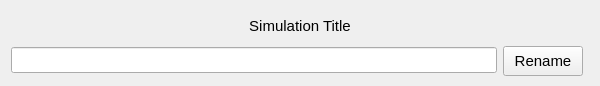
<?xml version="1.0" encoding="UTF-8"?>
<ui version="4.0">
 <class>RenameSimulation</class>
 <widget class="QWidget" name="RenameSimulation">
  <property name="geometry">
   <rect>
    <x>0</x>
    <y>0</y>
    <width>600</width>
    <height>86</height>
   </rect>
  </property>
  <property name="minimumSize">
   <size>
    <width>400</width>
    <height>86</height>
   </size>
  </property>
  <property name="maximumSize">
   <size>
    <width>1000</width>
    <height>86</height>
   </size>
  </property>
  <property name="mouseTracking">
   <bool>true</bool>
  </property>
  <property name="focusPolicy">
   <enum>Qt::WheelFocus</enum>
  </property>
  <property name="contextMenuPolicy">
   <enum>Qt::NoContextMenu</enum>
  </property>
  <property name="windowTitle">
   <string>Rename Simulation</string>
  </property>
  <property name="windowIcon">
   <iconset>
    <normaloff>../Imagens/favicon.ico</normaloff>../Imagens/favicon.ico</iconset>
  </property>
  <property name="toolTip">
   <string>Change the simulation title and press the &quot;Rename&quot; button.</string>
  </property>
  <layout class="QHBoxLayout" name="horizontalLayout_2">
   <item>
    <layout class="QGridLayout" name="gridLayout">
     <item row="0" column="0" colspan="3">
      <widget class="QLabel" name="label_2">
       <property name="minimumSize">
        <size>
         <width>0</width>
         <height>30</height>
        </size>
       </property>
       <property name="maximumSize">
        <size>
         <width>16777215</width>
         <height>30</height>
        </size>
       </property>
       <property name="font">
        <font>
         <pointsize>11</pointsize>
        </font>
       </property>
       <property name="text">
        <string>Simulation Title</string>
       </property>
       <property name="alignment">
        <set>Qt::AlignCenter</set>
       </property>
      </widget>
     </item>
     <item row="1" column="0">
      <widget class="QLineEdit" name="title_line">
       <property name="font">
        <font>
         <pointsize>11</pointsize>
        </font>
       </property>
      </widget>
     </item>
     <item row="1" column="1">
      <widget class="QPushButton" name="rename_btn">
       <property name="minimumSize">
        <size>
         <width>0</width>
         <height>30</height>
        </size>
       </property>
       <property name="maximumSize">
        <size>
         <width>16777215</width>
         <height>30</height>
        </size>
       </property>
       <property name="font">
        <font>
         <pointsize>11</pointsize>
        </font>
       </property>
       <property name="text">
        <string>Rename</string>
       </property>
      </widget>
     </item>
    </layout>
   </item>
  </layout>
 </widget>
 <resources/>
 <connections/>
</ui>
